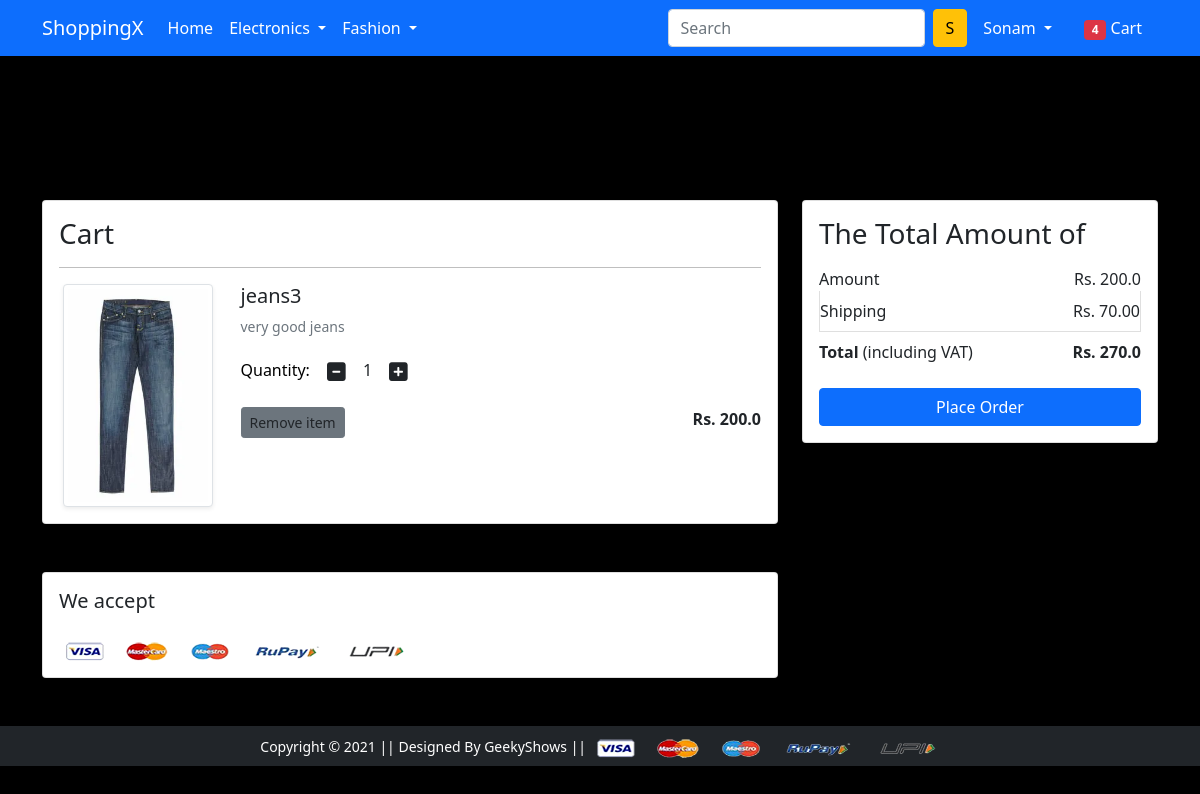
The app's page /cart/ (signed in) with its own data.
### app/models.py (models this page shows, shortened)
class  Cart(models.Model):
    user  = models.ForeignKey(User,on_delete=models.CASCADE)
    product = models.ForeignKey(Product,on_delete=models.CASCADE)
    quantity = models.PositiveIntegerField(default=1)

class Product(models.Model):
    title = models.CharField(max_length=100)
    selling_price = models.FloatField()
    discounted_price =  models.FloatField()
    description = models.TextField()
    brand = models.CharField(max_length=100)
    category = models.CharField(choices=CATEGORY_CHOICES,max_length=2)
    product_image = models.ImageField(upload_to='productimg')

### app/views.py (the view)
# urls.py: path('cart/',views.show_cart,name="showcart"),
def show_cart(request):
  if request.user.is_authenticated:
    user=request.user
    cart = Cart.objects.filter(user=user)
    amount = 0.0
    shipping_amount = 70.0
    total_amount = 0.0
    cart_product = [p for p in Cart.objects.all() if p.user == user]
    if cart_product:
      for p in cart_product:
        tempamount = (p.quantity * p.product.discounted_price)
        amount += tempamount
      totalamount = amount + shipping_amount
      return render(request,'app/addtocart.html',{'carts':cart,'totalamount':totalamount,'amount':amount})
    else:
      return render(request,'app/emptycart.html')

### app/templates/app/addtocart.html (shortened to what this page needs)
{% extends 'app/base.html' %}
{% load static %}
{% block main-content %}
<div class="container my-5">
  <div class="row">
    <h1 class="text-center mb-5">Shopping Cart</h1>
    <div class="col-sm-8">
      <div class="card">
        <div class="card-body">
          <h3 class="text-dark">Cart</h3>
          {% for cart in carts %}
          <hr>
          <div class="row">
            <div class="col-sm-3 text-center align-self-center"><img src="{{cart.product.product_image.url}}" alt=""
                srcset="" class="img-fluid img-thumbnail shadow-sm" height="150" width="150"> </div>
            <div class="col-sm-9">
              <div>
                <h5 class="text-dark">{{cart.product.title}}</h5>
                <p class="mb-2 text-muted small text-dark">{{cart.product.description}}</p>
                <div class="my-3">
                  <label for="quantity text-dark">Quantity:</label>
                  <a class="minus-cart btn" pid="{{cart.product.id}}"><i class="fas fa-minus-square fa-lg"></i></a>
                  <span id="quantity" class="text-dark">{{cart.quantity}}</span>
                  <a class="plus-cart btn" pid="{{cart.product.id}}"><i class="fas fa-plus-square fa-lg"></i></a>
                </div>
                <div class="d-flex justify-content-between">
                  <a href="#" class="btn btn-sm btn-secondary mr-3 text-dark remove-cart" pid="{{cart.product.id}}">Remove item </a>
                  <p class="mb-0"><span><strong class="text-dark">Rs. {{cart.product.discounted_price}}</strong></span>
                  </p>
                </div>
              </div>
            </div>
          </div>
          {% endfor %}
        </div>
      </div>
    </div>
    <div class="col-sm-4">
      <div class="card">
        <div class="card-body">
          <h3 class="text-dark">The Total Amount of</h3>
          <ul class="list-group">
            <li class="list-group-item d-flex justify-content-between align-items-center border-0 px-0 pb-0 text-dark">
              Amount<span class="text-dark">Rs.
                <span id="amount">{{amount}}</span>
              </span></li>
            <li class="list-group-item d-flex justify-content-between align-items-center px-0 text-dark">
              Shipping<span class="text-dark">Rs.
                70.00</span></li>
            <li class="list-group-item d-flex justify-content-between align-items-center border-0 px-0 mb-3">
              <div>
                <strong class="text-dark">Total</strong>
                <smal class="text-dark">(including VAT)</small>
              </div>
              <span><strong class="text-dark">Rs.
                  <strong id="totalamount">{{totalamount}}</strong>
                </strong></span>
            </li>
          </ul>
          <div class="d-grid"><a href="{% url 'checkout' %}" class="btn btn-primary">Place Order</a></div>
        </div>
      </div>
    </div>
  </div>
</div>
<div class="container">
  <div class="row">
    <div class="col-sm-8">
      <div class="card">
        <div class="card-body">
          <h5 class="mb-4 text-dark">We accept</h5>
          <img src="{% static 'app/images/payment.png' %}" alt="" class="img-fluid">
        </div>
      </div>
    </div>
  </div>
</div>
{% endblock main-content %}

### app/templates/app/base.html (shortened to what this page needs)
<!doctype html>
{% load static %}
<html lang="en">
  <head>
    <link href="https://cdn.jsdelivr.net/npm/bootstrap@5.0.0-beta1/dist/css/bootstrap.min.css" rel="stylesheet"
>
    <link rel="stylesheet" href="{% static 'app/css/owl.carousel.min.css' %}">
    <link rel="stylesheet" href="{% static 'app/css/all.min.css' %}">
    <link rel="stylesheet" href="{% static 'app/css/style.css' %}">
  </head>
  <body>
    <nav class="navbar navbar-expand-lg navbar-dark bg-primary">
      <div class="container">
        <a class="navbar-brand" href="/">ShoppingX</a>
        <div class="collapse navbar-collapse" id="navbarSupportedContent">
          <ul class="navbar-nav me-auto mb-2 mb-lg-0">
            <li class="nav-item">
              <a class="nav-link active" aria-current="page" href="/">Home</a>
            </li>
            <li class="nav-item dropdown">
              <a class="nav-link dropdown-toggle text-white" href="#" id="electronicsDropdown" role="button"
                data-bs-toggle="dropdown" aria-expanded="false">
                Electronics
              </a>
            </li>
            <li class="nav-item dropdown">
              <a class="nav-link dropdown-toggle text-white" href="#" id="fashionDropdown" role="button"
                data-bs-toggle="dropdown" aria-expanded="false">
                Fashion
              </a>
            </li>
          </ul>
          <form class="d-flex">
            <input class="form-control me-2" type="search" placeholder="Search" aria-label="Search">
            <button class="btn btn-warning" type="submit">S</button>
          </form>
          <div>
            <ul class="navbar-nav me-auto mb-2 mb-lg-0">
              {% if request.user.is_authenticated %}
              <li class="nav-item dropdown mx-2">
                <a class="nav-link dropdown-toggle text-white" href="#" id="profileDropdown" role="button"
                  data-bs-toggle="dropdown" aria-expanded="false">
                  {{request.user.username | capfirst}}
                </a>
              </li>
              <li class="nav-item mx-2">
                <a href="{% url 'showcart' %}" class="nav-link text-white"><span class="badge bg-danger">4</span>
                  Cart </a>
              </li>
              {% endif %}
            </ul>
          </div>
        </div>
      </div>
    </nav>
    {% block main-content %} {% endblock main-content %}
    <footer class="container-fluid bg-dark text-center p-2 mt-5">
      <small class="text-white">Copyright &copy; 2021 || Designed By GeekyShows || </small>
      <img src="{% static 'app/images/payment.png' %}" alt="" srcset="" class="img-fluid" height="2px">
    </footer>
  </body>
</html>

### app/static/app/css/style.css (style rules this page uses)
body { background-color: #000; color: #fff; }

### app/templates/app/addtocart.html (style rules this page uses)
body { color: black; }

### records on screen
Cart: product.product_image (picture), product "jeans3", product.description "very good jeans", quantity "1", product.discounted_price "200.0"

### other values on screen
{{ request.user.username | capfirst }} "Sonam"
{{ amount }} "200.0"
{{ totalamount }} "270.0"
